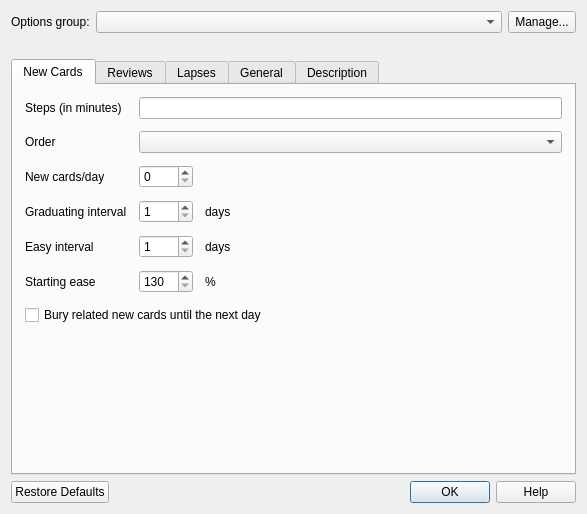
<?xml version="1.0" encoding="UTF-8"?>
<ui version="4.0">
 <class>Dialog</class>
 <widget class="QDialog" name="Dialog">
  <property name="geometry">
   <rect>
    <x>0</x>
    <y>0</y>
    <width>587</width>
    <height>514</height>
   </rect>
  </property>
  <property name="styleSheet">
   <string notr="true">background: url(:/icons/Mainwindow_bg.jpg)</string>
  </property>
  <layout class="QVBoxLayout" name="verticalLayout">
   <item>
    <layout class="QHBoxLayout" name="horizontalLayout_2">
     <item>
      <widget class="QLabel" name="label_31">
       <property name="text">
        <string>Options group:</string>
       </property>
      </widget>
     </item>
     <item>
      <widget class="QComboBox" name="dconf">
       <property name="sizePolicy">
        <sizepolicy hsizetype="Preferred" vsizetype="Fixed">
         <horstretch>3</horstretch>
         <verstretch>0</verstretch>
        </sizepolicy>
       </property>
      </widget>
     </item>
     <item>
      <widget class="QToolButton" name="confOpts">
       <property name="maximumSize">
        <size>
         <width>16777215</width>
         <height>32</height>
        </size>
       </property>
       <property name="text">
        <string>Manage...</string>
       </property>
       <property name="toolButtonStyle">
        <enum>Qt::ToolButtonTextBesideIcon</enum>
       </property>
       <property name="arrowType">
        <enum>Qt::NoArrow</enum>
       </property>
      </widget>
     </item>
    </layout>
   </item>
   <item>
    <widget class="QLabel" name="count">
     <property name="styleSheet">
      <string notr="true">* { color: red }</string>
     </property>
     <property name="text">
      <string/>
     </property>
     <property name="alignment">
      <set>Qt::AlignCenter</set>
     </property>
     <property name="wordWrap">
      <bool>true</bool>
     </property>
    </widget>
   </item>
   <item>
    <widget class="QTabWidget" name="tabWidget">
     <property name="currentIndex">
      <number>0</number>
     </property>
     <widget class="QWidget" name="tab">
      <attribute name="title">
       <string>New Cards</string>
      </attribute>
      <layout class="QVBoxLayout" name="verticalLayout_2">
       <property name="leftMargin">
        <number>12</number>
       </property>
       <property name="topMargin">
        <number>12</number>
       </property>
       <property name="rightMargin">
        <number>12</number>
       </property>
       <property name="bottomMargin">
        <number>12</number>
       </property>
       <item>
        <layout class="QGridLayout" name="gridLayout">
         <property name="spacing">
          <number>12</number>
         </property>
         <item row="5" column="2">
          <widget class="QLabel" name="label_27">
           <property name="text">
            <string>%</string>
           </property>
          </widget>
         </item>
         <item row="5" column="0">
          <widget class="QLabel" name="label_24">
           <property name="text">
            <string>Starting ease</string>
           </property>
          </widget>
         </item>
         <item row="5" column="1">
          <widget class="QSpinBox" name="lrnFactor">
           <property name="minimum">
            <number>130</number>
           </property>
           <property name="maximum">
            <number>999</number>
           </property>
          </widget>
         </item>
         <item row="1" column="0">
          <widget class="QLabel" name="label_8">
           <property name="text">
            <string>Order</string>
           </property>
          </widget>
         </item>
         <item row="4" column="1">
          <widget class="QSpinBox" name="lrnEasyInt">
           <property name="minimum">
            <number>1</number>
           </property>
          </widget>
         </item>
         <item row="3" column="1">
          <widget class="QSpinBox" name="lrnGradInt">
           <property name="minimum">
            <number>1</number>
           </property>
          </widget>
         </item>
         <item row="2" column="2">
          <widget class="QLabel" name="newplim">
           <property name="text">
            <string/>
           </property>
          </widget>
         </item>
         <item row="4" column="0">
          <widget class="QLabel" name="label_5">
           <property name="text">
            <string>Easy interval</string>
           </property>
          </widget>
         </item>
         <item row="3" column="0">
          <widget class="QLabel" name="label_4">
           <property name="text">
            <string>Graduating interval</string>
           </property>
          </widget>
         </item>
         <item row="2" column="1">
          <widget class="QSpinBox" name="newPerDay">
           <property name="maximum">
            <number>9999</number>
           </property>
          </widget>
         </item>
         <item row="2" column="0">
          <widget class="QLabel" name="label_6">
           <property name="text">
            <string>New cards/day</string>
           </property>
          </widget>
         </item>
         <item row="0" column="1" colspan="2">
          <widget class="QLineEdit" name="lrnSteps"/>
         </item>
         <item row="0" column="0">
          <widget class="QLabel" name="label_2">
           <property name="text">
            <string>Steps (in minutes)</string>
           </property>
          </widget>
         </item>
         <item row="1" column="1" colspan="2">
          <widget class="QComboBox" name="newOrder"/>
         </item>
         <item row="6" column="0" colspan="3">
          <widget class="QCheckBox" name="bury">
           <property name="text">
            <string>Bury related new cards until the next day</string>
           </property>
          </widget>
         </item>
         <item row="4" column="2">
          <widget class="QLabel" name="label_9">
           <property name="text">
            <string>days</string>
           </property>
          </widget>
         </item>
         <item row="3" column="2">
          <widget class="QLabel" name="label_7">
           <property name="sizePolicy">
            <sizepolicy hsizetype="Expanding" vsizetype="Preferred">
             <horstretch>0</horstretch>
             <verstretch>0</verstretch>
            </sizepolicy>
           </property>
           <property name="text">
            <string>days</string>
           </property>
          </widget>
         </item>
        </layout>
       </item>
       <item>
        <spacer name="verticalSpacer">
         <property name="orientation">
          <enum>Qt::Vertical</enum>
         </property>
         <property name="sizeHint" stdset="0">
          <size>
           <width>20</width>
           <height>40</height>
          </size>
         </property>
        </spacer>
       </item>
      </layout>
     </widget>
     <widget class="QWidget" name="tab_3">
      <attribute name="title">
       <string>Reviews</string>
      </attribute>
      <layout class="QVBoxLayout" name="verticalLayout_4">
       <property name="leftMargin">
        <number>12</number>
       </property>
       <property name="topMargin">
        <number>12</number>
       </property>
       <property name="rightMargin">
        <number>12</number>
       </property>
       <property name="bottomMargin">
        <number>12</number>
       </property>
       <item>
        <layout class="QGridLayout" name="gridLayout_3">
         <property name="spacing">
          <number>12</number>
         </property>
         <item row="1" column="0">
          <widget class="QLabel" name="label_20">
           <property name="text">
            <string>Easy bonus</string>
           </property>
          </widget>
         </item>
         <item row="1" column="1">
          <widget class="QSpinBox" name="easyBonus">
           <property name="minimum">
            <number>100</number>
           </property>
           <property name="maximum">
            <number>1000</number>
           </property>
           <property name="singleStep">
            <number>5</number>
           </property>
          </widget>
         </item>
         <item row="1" column="2">
          <widget class="QLabel" name="label_21">
           <property name="text">
            <string>%</string>
           </property>
          </widget>
         </item>
         <item row="2" column="2">
          <widget class="QLabel" name="label_34">
           <property name="text">
            <string>%</string>
           </property>
          </widget>
         </item>
         <item row="0" column="1">
          <widget class="QSpinBox" name="revPerDay">
           <property name="minimum">
            <number>0</number>
           </property>
           <property name="maximum">
            <number>9999</number>
           </property>
          </widget>
         </item>
         <item row="2" column="0">
          <widget class="QLabel" name="label_33">
           <property name="text">
            <string>Interval modifier</string>
           </property>
          </widget>
         </item>
         <item row="0" column="0">
          <widget class="QLabel" name="label_37">
           <property name="text">
            <string>Maximum reviews/day</string>
           </property>
          </widget>
         </item>
         <item row="3" column="0">
          <widget class="QLabel" name="label_3">
           <property name="text">
            <string>Maximum interval</string>
           </property>
          </widget>
         </item>
         <item row="3" column="1">
          <widget class="QSpinBox" name="maxIvl">
           <property name="minimum">
            <number>1</number>
           </property>
           <property name="maximum">
            <number>99999</number>
           </property>
          </widget>
         </item>
         <item row="3" column="2">
          <widget class="QLabel" name="label_23">
           <property name="text">
            <string>days</string>
           </property>
          </widget>
         </item>
         <item row="0" column="2">
          <widget class="QLabel" name="revplim">
           <property name="text">
            <string/>
           </property>
          </widget>
         </item>
         <item row="2" column="1">
          <widget class="QDoubleSpinBox" name="fi1">
           <property name="decimals">
            <number>0</number>
           </property>
           <property name="minimum">
            <double>0.000000000000000</double>
           </property>
           <property name="maximum">
            <double>999.000000000000000</double>
           </property>
           <property name="singleStep">
            <double>1.000000000000000</double>
           </property>
           <property name="value">
            <double>100.000000000000000</double>
           </property>
          </widget>
         </item>
         <item row="5" column="0" colspan="3">
          <widget class="QCheckBox" name="buryRev">
           <property name="text">
            <string>Bury related reviews until the next day</string>
           </property>
          </widget>
         </item>
         <item row="4" column="0">
          <widget class="QLabel" name="hardFactorLabel">
           <property name="text">
            <string>Hard interval</string>
           </property>
          </widget>
         </item>
         <item row="4" column="1">
          <widget class="QSpinBox" name="hardFactor">
           <property name="minimum">
            <number>5</number>
           </property>
           <property name="maximum">
            <number>120</number>
           </property>
          </widget>
         </item>
         <item row="4" column="2">
          <widget class="QLabel" name="label_15">
           <property name="text">
            <string>%</string>
           </property>
          </widget>
         </item>
        </layout>
       </item>
       <item>
        <spacer name="verticalSpacer_3">
         <property name="orientation">
          <enum>Qt::Vertical</enum>
         </property>
         <property name="sizeHint" stdset="0">
          <size>
           <width>20</width>
           <height>152</height>
          </size>
         </property>
        </spacer>
       </item>
      </layout>
     </widget>
     <widget class="QWidget" name="tab_2">
      <attribute name="title">
       <string>Lapses</string>
      </attribute>
      <layout class="QVBoxLayout" name="verticalLayout_3">
       <property name="leftMargin">
        <number>12</number>
       </property>
       <property name="topMargin">
        <number>12</number>
       </property>
       <property name="rightMargin">
        <number>12</number>
       </property>
       <property name="bottomMargin">
        <number>12</number>
       </property>
       <item>
        <layout class="QGridLayout" name="gridLayout_2">
         <property name="spacing">
          <number>12</number>
         </property>
         <item row="0" column="0">
          <widget class="QLabel" name="label_17">
           <property name="text">
            <string>Steps (in minutes)</string>
           </property>
          </widget>
         </item>
         <item row="0" column="1" colspan="2">
          <widget class="QLineEdit" name="lapSteps"/>
         </item>
         <item row="1" column="0">
          <widget class="QLabel" name="label">
           <property name="text">
            <string>New interval</string>
           </property>
          </widget>
         </item>
         <item row="3" column="0">
          <widget class="QLabel" name="label_10">
           <property name="text">
            <string>Leech threshold</string>
           </property>
          </widget>
         </item>
         <item row="3" column="1">
          <widget class="QSpinBox" name="leechThreshold"/>
         </item>
         <item row="3" column="2">
          <widget class="QLabel" name="label_11">
           <property name="sizePolicy">
            <sizepolicy hsizetype="Expanding" vsizetype="Preferred">
             <horstretch>0</horstretch>
             <verstretch>0</verstretch>
            </sizepolicy>
           </property>
           <property name="text">
            <string>lapses</string>
           </property>
          </widget>
         </item>
         <item row="4" column="0">
          <widget class="QLabel" name="label_12">
           <property name="text">
            <string>Leech action</string>
           </property>
          </widget>
         </item>
         <item row="2" column="1">
          <widget class="QSpinBox" name="lapMinInt">
           <property name="minimum">
            <number>1</number>
           </property>
           <property name="maximum">
            <number>99</number>
           </property>
          </widget>
         </item>
         <item row="2" column="0">
          <widget class="QLabel" name="label_13">
           <property name="text">
            <string>Minimum interval</string>
           </property>
          </widget>
         </item>
         <item row="2" column="2">
          <widget class="QLabel" name="label_14">
           <property name="text">
            <string>days</string>
           </property>
          </widget>
         </item>
         <item row="4" column="1" colspan="2">
          <layout class="QHBoxLayout" name="horizontalLayout">
           <item>
            <widget class="QComboBox" name="leechAction">
             <item>
              <property name="text">
               <string>Suspend Card</string>
              </property>
             </item>
             <item>
              <property name="text">
               <string>Tag Only</string>
              </property>
             </item>
            </widget>
           </item>
           <item>
            <spacer name="horizontalSpacer">
             <property name="orientation">
              <enum>Qt::Horizontal</enum>
             </property>
             <property name="sizeHint" stdset="0">
              <size>
               <width>40</width>
               <height>20</height>
              </size>
             </property>
            </spacer>
           </item>
          </layout>
         </item>
         <item row="1" column="2">
          <widget class="QLabel" name="label_28">
           <property name="text">
            <string>%</string>
           </property>
          </widget>
         </item>
         <item row="1" column="1">
          <widget class="QSpinBox" name="lapMult">
           <property name="maximum">
            <number>100</number>
           </property>
           <property name="singleStep">
            <number>5</number>
           </property>
          </widget>
         </item>
        </layout>
       </item>
       <item>
        <spacer name="verticalSpacer_2">
         <property name="orientation">
          <enum>Qt::Vertical</enum>
         </property>
         <property name="sizeHint" stdset="0">
          <size>
           <width>20</width>
           <height>72</height>
          </size>
         </property>
        </spacer>
       </item>
      </layout>
     </widget>
     <widget class="QWidget" name="tab_5">
      <attribute name="title">
       <string>General</string>
      </attribute>
      <layout class="QVBoxLayout" name="verticalLayout_6">
       <property name="leftMargin">
        <number>12</number>
       </property>
       <property name="topMargin">
        <number>12</number>
       </property>
       <property name="rightMargin">
        <number>12</number>
       </property>
       <property name="bottomMargin">
        <number>12</number>
       </property>
       <item>
        <layout class="QGridLayout" name="gridLayout_5">
         <property name="spacing">
          <number>12</number>
         </property>
         <item row="0" column="0">
          <widget class="QLabel" name="label_25">
           <property name="text">
            <string>Ignore answer times longer than</string>
           </property>
          </widget>
         </item>
         <item row="0" column="1">
          <widget class="QSpinBox" name="maxTaken">
           <property name="minimum">
            <number>30</number>
           </property>
           <property name="maximum">
            <number>3600</number>
           </property>
           <property name="singleStep">
            <number>10</number>
           </property>
          </widget>
         </item>
         <item row="0" column="2">
          <widget class="QLabel" name="label_26">
           <property name="text">
            <string>seconds</string>
           </property>
          </widget>
         </item>
        </layout>
       </item>
       <item>
        <widget class="QCheckBox" name="showTimer">
         <property name="text">
          <string>Show answer timer</string>
         </property>
        </widget>
       </item>
       <item>
        <widget class="QCheckBox" name="autoplaySounds">
         <property name="text">
          <string>Automatically play audio</string>
         </property>
        </widget>
       </item>
       <item>
        <widget class="QCheckBox" name="replayQuestion">
         <property name="text">
          <string>Always include question side when replaying audio</string>
         </property>
         <property name="checked">
          <bool>false</bool>
         </property>
        </widget>
       </item>
       <item>
        <spacer name="verticalSpacer_5">
         <property name="orientation">
          <enum>Qt::Vertical</enum>
         </property>
         <property name="sizeHint" stdset="0">
          <size>
           <width>20</width>
           <height>199</height>
          </size>
         </property>
        </spacer>
       </item>
      </layout>
     </widget>
     <widget class="QWidget" name="tab_4">
      <attribute name="title">
       <string>Description</string>
      </attribute>
      <layout class="QVBoxLayout" name="verticalLayout_5">
       <property name="spacing">
        <number>12</number>
       </property>
       <property name="leftMargin">
        <number>12</number>
       </property>
       <property name="topMargin">
        <number>12</number>
       </property>
       <property name="rightMargin">
        <number>12</number>
       </property>
       <property name="bottomMargin">
        <number>12</number>
       </property>
       <item>
        <widget class="QLabel" name="label_22">
         <property name="text">
          <string>Description to show on study screen (current deck only):</string>
         </property>
        </widget>
       </item>
       <item>
        <widget class="QTextEdit" name="desc"/>
       </item>
      </layout>
     </widget>
    </widget>
   </item>
   <item>
    <widget class="QDialogButtonBox" name="buttonBox">
     <property name="orientation">
      <enum>Qt::Horizontal</enum>
     </property>
     <property name="standardButtons">
      <set>QDialogButtonBox::Help|QDialogButtonBox::Ok|QDialogButtonBox::RestoreDefaults</set>
     </property>
    </widget>
   </item>
  </layout>
 </widget>
 <tabstops>
  <tabstop>dconf</tabstop>
  <tabstop>confOpts</tabstop>
  <tabstop>tabWidget</tabstop>
  <tabstop>lrnSteps</tabstop>
  <tabstop>newOrder</tabstop>
  <tabstop>newPerDay</tabstop>
  <tabstop>lrnGradInt</tabstop>
  <tabstop>lrnEasyInt</tabstop>
  <tabstop>lrnFactor</tabstop>
  <tabstop>bury</tabstop>
  <tabstop>revPerDay</tabstop>
  <tabstop>easyBonus</tabstop>
  <tabstop>fi1</tabstop>
  <tabstop>maxIvl</tabstop>
  <tabstop>hardFactor</tabstop>
  <tabstop>buryRev</tabstop>
  <tabstop>lapSteps</tabstop>
  <tabstop>lapMult</tabstop>
  <tabstop>lapMinInt</tabstop>
  <tabstop>leechThreshold</tabstop>
  <tabstop>leechAction</tabstop>
  <tabstop>maxTaken</tabstop>
  <tabstop>showTimer</tabstop>
  <tabstop>autoplaySounds</tabstop>
  <tabstop>replayQuestion</tabstop>
  <tabstop>desc</tabstop>
 </tabstops>
 <resources>
  <include location="icons.qrc"/>
 </resources>
 <connections>
  <connection>
   <sender>buttonBox</sender>
   <signal>accepted()</signal>
   <receiver>Dialog</receiver>
   <slot>accept()</slot>
   <hints>
    <hint type="sourcelabel">
     <x>254</x>
     <y>320</y>
    </hint>
    <hint type="destinationlabel">
     <x>157</x>
     <y>274</y>
    </hint>
   </hints>
  </connection>
  <connection>
   <sender>buttonBox</sender>
   <signal>rejected()</signal>
   <receiver>Dialog</receiver>
   <slot>reject()</slot>
   <hints>
    <hint type="sourcelabel">
     <x>322</x>
     <y>320</y>
    </hint>
    <hint type="destinationlabel">
     <x>286</x>
     <y>274</y>
    </hint>
   </hints>
  </connection>
 </connections>
</ui>
